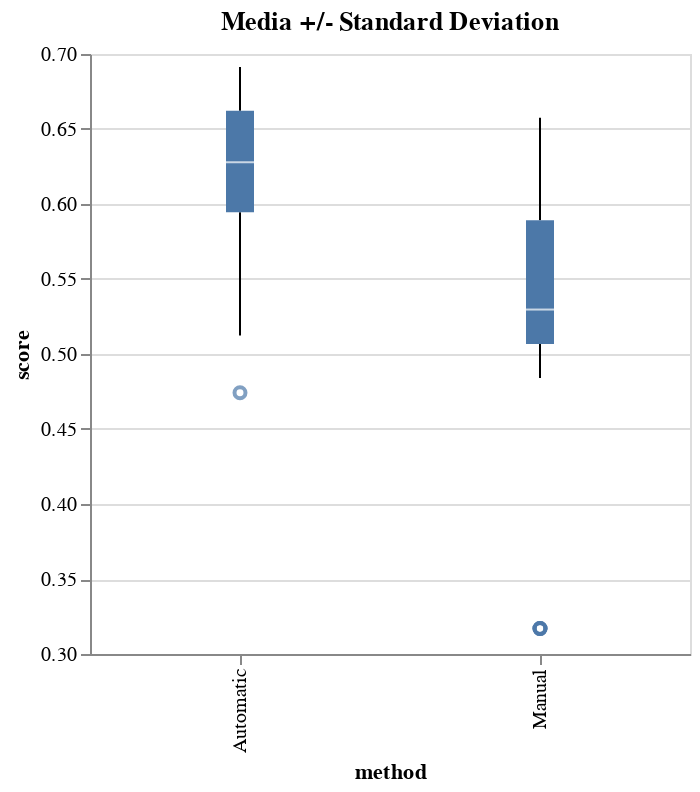

Source (notebook cell):
### Code cell
alt.Chart(search_results_all).mark_boxplot().encode(
    x=alt.X('method:N'),
    y=alt.Y('score:Q', scale=alt.Scale(zero=False))
).properties(width=300, height=300, title='Media +/- Standard Deviation')

### Figure 1 — Vega-Lite specification as saved in the notebook (floating-point values rounded to 4 significant figures)
{"config": {"view": {"continuousWidth": 400, "continuousHeight": 300}}, "data": {"name": "data-cc6cc02195dd89a784d8a0bf4e42c72a"}, "mark": "boxplot", "encoding": {"x": {"type": "nominal", "field": "method"}, "y": {"type": "quantitative", "field": "score", "scale": {"zero": false}}}, "height": 300, "title": "Media +/- Standard Deviation", "width": 300, "$schema": "https://vega.github.io/schema/vega-lite/v4.8.1.json", "datasets": {"data-cc6cc02195dd89a784d8a0bf4e42c72a": [{"method": "Manual", "score": 0.6576, "time": "2021-10-02T00:29:50.494115"}, {"method": "Manual", "score": 0.6372, "time": "2021-10-02T00:03:49.245516"}, {"method": "Manual", "score": 0.6361, "time": "2021-10-02T00:01:02.402217"}, {"method": "Manual", "score": 0.6361, "time": "2021-10-02T00:02:02.101720"}, {"method": "Manual", "score": 0.6198, "time": "2021-10-02T00:02:22.669587"}, {"method": "Manual", "score": 0.6125, "time": "2021-10-02T00:22:23.576005"}, {"method": "Manual", "score": 0.6125, "time": "2021-10-02T00:22:40.713338"}, {"method": "Manual", "score": 0.6054, "time": "2021-10-02T00:05:49.191407"}, {"method": "Manual", "score": 0.5729, "time": "2021-10-02T00:29:30.006493"}, {"method": "Manual", "score": 0.5476, "time": "2021-10-02T00:10:23.086578"}, {"method": "Manual", "score": 0.5457, "time": "2021-10-02T00:11:22.884905"}, {"method": "Manual", "score": 0.5457, "time": "2021-10-02T00:12:36.492585"}, {"method": "Manual", "score": 0.5349, "time": "2021-10-02T00:14:36.350906"}, {"method": "Manual", "score": 0.5349, "time": "2021-10-02T00:19:46.677608"}, {"method": "Manual", "score": 0.5324, "time": "2021-10-02T00:17:53.498020"}, {"method": "Manual", "score": 0.5296, "time": "2021-10-02T00:11:40.245927"}, {"method": "Manual", "score": 0.5181, "time": "2021-10-02T00:30:10.858987"}, {"method": "Manual", "score": 0.51, "time": "2021-10-02T00:20:07.080257"}, {"method": "Manual", "score": 0.51, "time": "2021-10-02T00:21:03.271448"}, {"method": "Manual", "score": 0.51, "time": "2021-10-02T00:22:58.280854"}, {"method": "Manual", "score": 0.51, "time": "2021-10-02T00:23:54.955781"}, {"method": "Manual", "score": 0.51, "time": "2021-10-02T00:27:24.084067"}, {"method": "Manual", "score": 0.5067, "time": "2021-10-02T00:21:23.831716"}, {"method": "Manual", "score": 0.5067, "time": "2021-10-02T00:24:54.393106"}, {"method": "Manual", "score": 0.4908, "time": "2021-10-02T00:16:39.015701"}, {"method": "Manual", "score": 0.4908, "time": "2021-10-02T00:16:56.803320"}, {"method": "Manual", "score": 0.4841, "time": "2021-10-02T00:18:53.546760"}, {"method": "Manual", "score": 0.317, "time": "2021-10-02T00:06:09.759082"}, {"method": "Manual", "score": 0.317, "time": "2021-10-02T00:07:03.003813"}, {"method": "Manual", "score": 0.317, "time": "2021-10-02T00:09:05.758503"}, {"method": "Manual", "score": 0.317, "time": "2021-10-02T00:09:23.212506"}, {"method": "Automatic", "score": 0.6913, "time": "2021-10-02T00:17:27.804355"}, {"method": "Automatic", "score": 0.6903, "time": "2021-10-02T00:09:34.566804"}, {"method": "Automatic", "score": 0.69, "time": "2021-10-02T00:05:24.654793"}, {"method": "Automatic", "score": 0.6822, "time": "2021-10-02T00:05:04.084855"}, {"method": "Automatic", "score": 0.6735, "time": "2021-10-02T00:24:13.772977"}, {"method": "Automatic", "score": 0.6728, "time": "2021-10-02T00:26:09.212236"}, {"method": "Automatic", "score": 0.6723, "time": "2021-10-02T00:02:15.166302"}, {"method": "Automatic", "score": 0.6689, "time": "2021-10-02T00:26:50.363186"}, {"method": "Automatic", "score": 0.6668, "time": "2021-10-02T00:21:43.782411"}, {"method": "Automatic", "score": 0.6646, "time": "2021-10-02T00:08:02.931380"}, {"method": "Automatic", "score": 0.6627, "time": "2021-10-02T00:11:41.922940"}, {"method": "Automatic", "score": 0.6627, "time": "2021-10-02T00:15:11.263882"}, {"method": "Automatic", "score": 0.6627, "time": "2021-10-02T00:23:41.208861"}, {"method": "Automatic", "score": 0.6621, "time": "2021-10-02T00:18:29.714748"}, {"method": "Automatic", "score": 0.6621, "time": "2021-10-02T00:28:43.778350"}, {"method": "Automatic", "score": 0.6603, "time": "2021-10-02T00:16:46.185213"}, {"method": "Automatic", "score": 0.6531, "time": "2021-10-02T00:18:05.940304"}, {"method": "Automatic", "score": 0.6501, "time": "2021-10-02T00:08:26.606552"}, {"method": "Automatic", "score": 0.6497, "time": "2021-10-02T00:12:58.233784"}, {"method": "Automatic", "score": 0.6488, "time": "2021-10-02T00:17:48.241295"}, {"method": "Automatic", "score": 0.6456, "time": "2021-10-02T00:08:50.183718"}, {"method": "Automatic", "score": 0.6412, "time": "2021-10-02T00:12:20.212577"}, {"method": "Automatic", "score": 0.6369, "time": "2021-10-02T00:22:07.344460"}, {"method": "Automatic", "score": 0.6336, "time": "2021-10-02T00:16:22.613871"}, {"method": "Automatic", "score": 0.6316, "time": "2021-10-02T00:14:14.942168"}, {"method": "Automatic", "score": 0.6309, "time": "2021-10-02T00:07:36.378984"}, {"method": "Automatic", "score": 0.6295, "time": "2021-10-02T00:18:53.287010"}, {"method": "Automatic", "score": 0.6278, "time": "2021-10-02T00:02:56.950574"}, {"method": "Automatic", "score": 0.626, "time": "2021-10-02T00:25:10.252333"}, {"method": "Automatic", "score": 0.6257, "time": "2021-10-02T00:23:24.022015"}, {"method": "Automatic", "score": 0.6246, "time": "2021-10-02T00:13:15.710789"}, {"method": "Automatic", "score": 0.6199, "time": "2021-10-02T00:13:57.368137"}, {"method": "Automatic", "score": 0.6168, "time": "2021-10-02T00:03:37.720816"}, {"method": "Automatic", "score": 0.6149, "time": "2021-10-02T00:13:36.534351"}, {"method": "Automatic", "score": 0.6112, "time": "2021-10-02T00:09:10.743921"}, {"method": "Automatic", "score": 0.6089, "time": "2021-10-02T00:20:01.968263"}, {"method": "Automatic", "score": 0.6059, "time": "2021-10-02T00:19:29.128841"}, {"method": "Automatic", "score": 0.6049, "time": "2021-10-02T00:03:17.556534"}, {"method": "Automatic", "score": 0.6038, "time": "2021-10-02T00:17:03.963847"}, {"method": "Automatic", "score": 0.5969, "time": "2021-10-02T00:11:24.711385"}, {"method": "Automatic", "score": 0.5969, "time": "2021-10-02T00:29:58.098177"}, {"method": "Automatic", "score": 0.592, "time": "2021-10-02T00:07:18.583522"}, {"method": "Automatic", "score": 0.5886, "time": "2021-10-02T00:26:29.667903"}, {"method": "Automatic", "score": 0.5886, "time": "2021-10-02T00:15:44.080811"}, {"method": "Automatic", "score": 0.5718, "time": "2021-10-02T00:16:01.926297"}, {"method": "Automatic", "score": 0.5483, "time": "2021-10-02T00:29:01.416841"}, {"method": "Automatic", "score": 0.5361, "time": "2021-10-02T00:12:37.452868"}, {"method": "Automatic", "score": 0.5296, "time": "2021-10-02T00:03:55.158471"}, {"method": "Automatic", "score": 0.5258, "time": "2021-10-02T00:10:10.139944"}, {"method": "Automatic", "score": 0.5258, "time": "2021-10-02T00:14:50.595592"}, {"method": "Automatic", "score": 0.5258, "time": "2021-10-02T00:22:27.696185"}, {"method": "Automatic", "score": 0.5258, "time": "2021-10-02T00:24:31.702861"}, {"method": "Automatic", "score": 0.5253, "time": "2021-10-02T00:24:52.577137"}, {"method": "Automatic", "score": 0.5124, "time": "2021-10-02T00:25:30.818971"}, {"method": "Automatic", "score": 0.4742, "time": "2021-10-02T00:25:48.682478"}]}}
